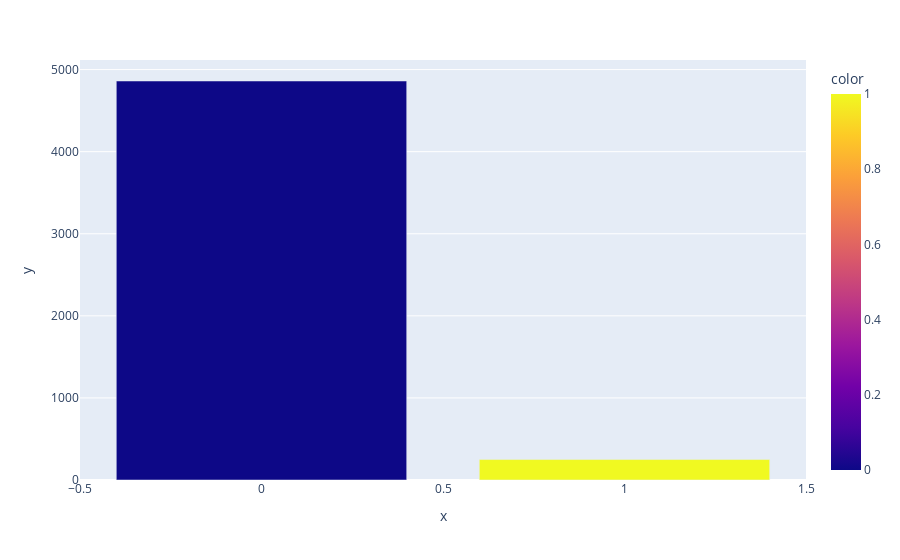

This figure's notebook cell:
### Code cell
import plotly.express as px
px.bar(x=df['stroke'].value_counts().index,y=df['stroke'].value_counts(),color=df['stroke'].value_counts().index)

### Figure 1 — Plotly figure (JSON) as saved in the notebook; plotly's stock layout.template omitted (floating-point values rounded to 4 significant figures)
{"data": [{"alignmentgroup": "True", "hovertemplate": "x=%{x}<br>y=%{y}<br>color=%{marker.color}<extra></extra>", "legendgroup": "", "marker": {"color": [0, 1], "coloraxis": "coloraxis", "pattern": {"shape": ""}}, "name": "", "offsetgroup": "", "orientation": "v", "showlegend": false, "textposition": "auto", "type": "bar", "x": [0, 1], "xaxis": "x", "y": [4861, 249], "yaxis": "y"}], "layout": {"barmode": "relative", "coloraxis": {"colorbar": {"title": {"text": "color"}}, "colorscale": [[0, "#0d0887"], [0.1111, "#46039f"], [0.2222, "#7201a8"], [0.3333, "#9c179e"], [0.4444, "#bd3786"], [0.5556, "#d8576b"], [0.6667, "#ed7953"], [0.7778, "#fb9f3a"], [0.8889, "#fdca26"], [1, "#f0f921"]]}, "legend": {"tracegroupgap": 0}, "margin": {"t": 60}, "xaxis": {"anchor": "y", "domain": [0, 1], "title": {"text": "x"}}, "yaxis": {"anchor": "x", "domain": [0, 1], "title": {"text": "y"}}}}
